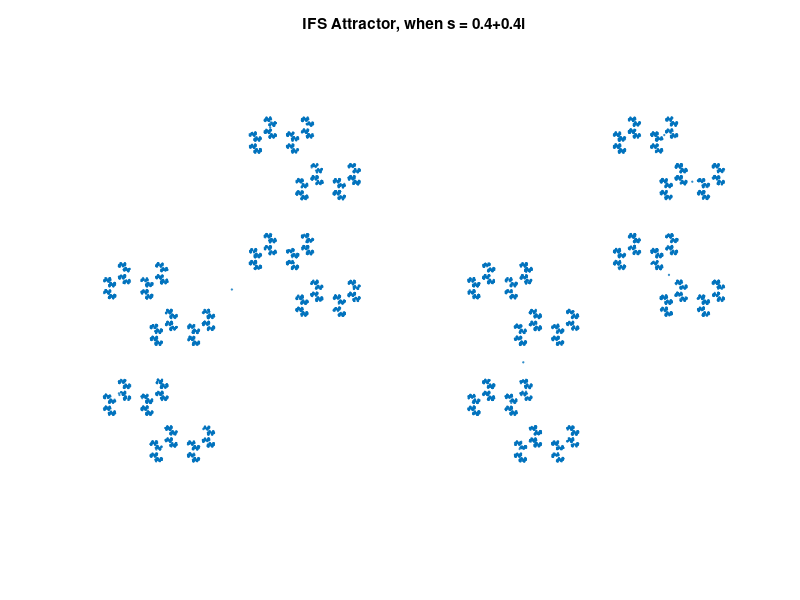

MATLAB code to generate this figure:
% 定义参数
s = 0.4 + 0.4i; % s的值
p1 = 0.5; % 概率
z = 0; %初始值
points = zeros(1, 10000); % 存储迭代的点
iterations = length(points); % 迭代次数

for i = 1:iterations
    % 随机选择一个变换，rand生成0,1之间的随机数，边界值影响可以忽略
    r = rand();
    if r < p1
        z = s * z + 1;
    else
        z = s * z - 1;
    end
    points(i) = z;
end

% 提取实部和虚部
x = real(points);
y = imag(points);

% 绘制IFS吸引子图形，散点图
scatter(x, y, 1);
title(['IFS Attractor, when s = ', num2str(s)]);
axis equal; 
axis off;
